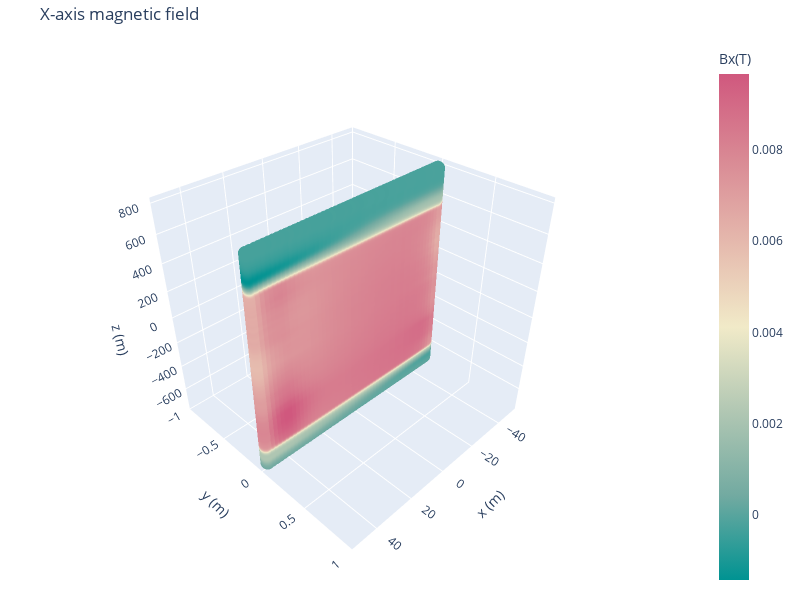
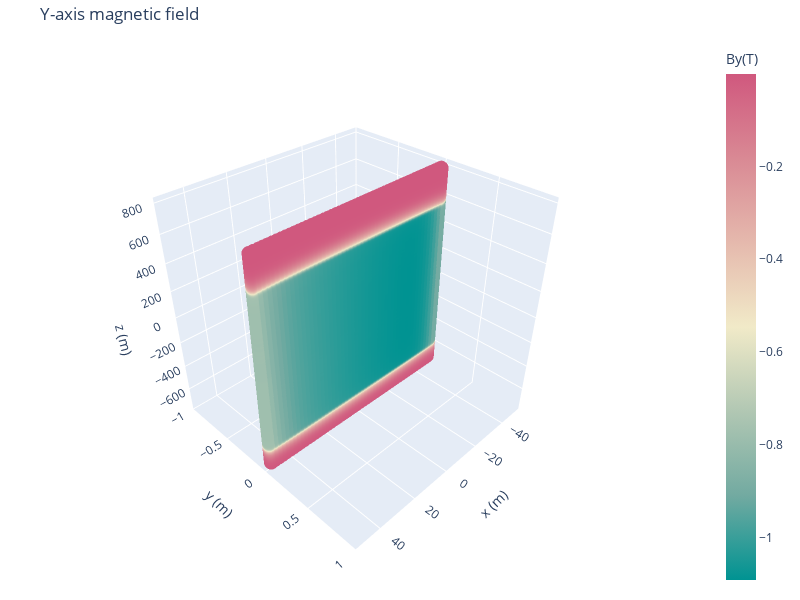
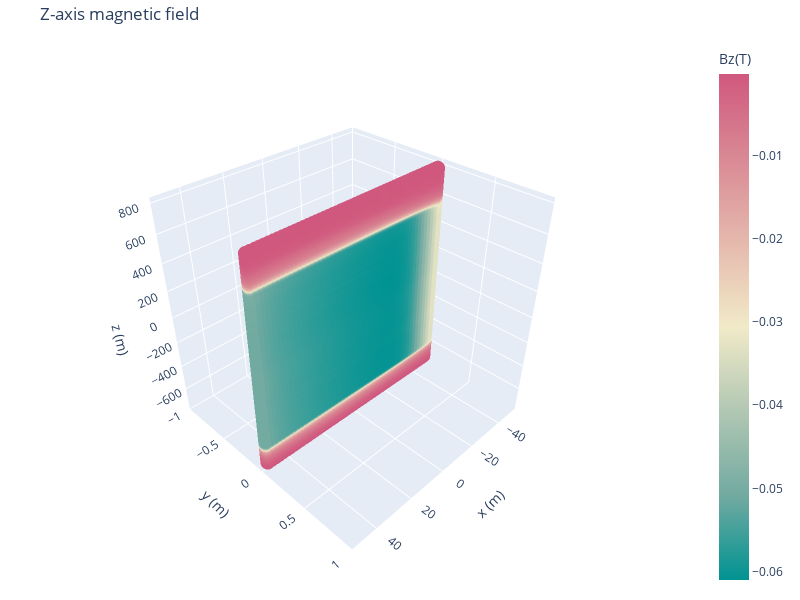
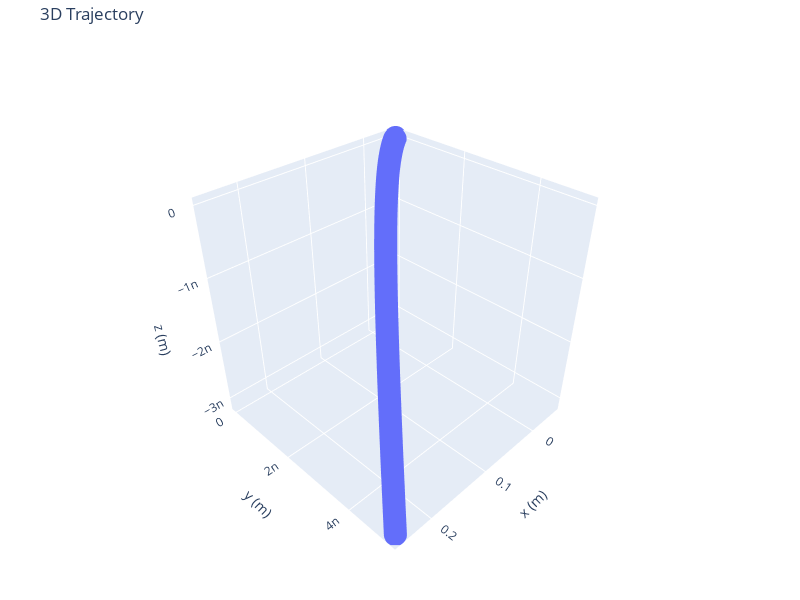

The notebook cell these images were saved under, in order:
### Code cell
main_func(m, q, x0, y0, z0, b_field, e_field, Ec0, v_direction, step, total_t, output_file, txt_name, file_name, magnet_name, magnet_type, magnet_length, current_main)

### Figure 1 — Plotly figure (JSON) as saved in the notebook; plotly's stock layout.template omitted (floating-point values rounded to 4 significant figures; data arrays with more than 128 entries replaced by an {"elided": "..."} marker saying what was removed)
{"data": [{"marker": {"color": {"elided": "39015 float values"}, "colorbar": {"title": {"text": "Bx(T)"}}, "colorscale": [[0, "rgb(0, 147, 146)"], [0.1667, "rgb(114, 170, 161)"], [0.3333, "rgb(177, 199, 179)"], [0.5, "rgb(241, 234, 200)"], [0.6667, "rgb(229, 185, 173)"], [0.8333, "rgb(217, 137, 148)"], [1, "rgb(208, 88, 126)"]], "opacity": 0.8, "size": 5}, "mode": "markers", "type": "scatter3d", "x": {"elided": "39015 int values"}, "y": {"elided": "39015 float values"}, "z": {"elided": "39015 float values"}}], "layout": {"height": 600, "margin": {"b": 10, "l": 10, "r": 20, "t": 40}, "scene": {"camera": {"eye": {"x": 1.5, "y": 1.5, "z": 1.5}}, "xaxis": {"title": {"text": "x (m)"}}, "yaxis": {"title": {"text": "y (m)"}}, "zaxis": {"title": {"text": "z (m)"}}}, "title": {"text": "X-axis magnetic field"}, "width": 800}}

### Figure 2 — Plotly figure (JSON) as saved in the notebook; plotly's stock layout.template omitted (floating-point values rounded to 4 significant figures; data arrays with more than 128 entries replaced by an {"elided": "..."} marker saying what was removed)
{"data": [{"marker": {"color": {"elided": "39015 float values"}, "colorbar": {"title": {"text": "By(T)"}}, "colorscale": [[0, "rgb(0, 147, 146)"], [0.1667, "rgb(114, 170, 161)"], [0.3333, "rgb(177, 199, 179)"], [0.5, "rgb(241, 234, 200)"], [0.6667, "rgb(229, 185, 173)"], [0.8333, "rgb(217, 137, 148)"], [1, "rgb(208, 88, 126)"]], "opacity": 0.8, "size": 5}, "mode": "markers", "type": "scatter3d", "x": {"elided": "39015 int values"}, "y": {"elided": "39015 float values"}, "z": {"elided": "39015 float values"}}], "layout": {"height": 600, "margin": {"b": 10, "l": 10, "r": 20, "t": 40}, "scene": {"camera": {"eye": {"x": 1.5, "y": 1.5, "z": 1.5}}, "xaxis": {"title": {"text": "x (m)"}}, "yaxis": {"title": {"text": "y (m)"}}, "zaxis": {"title": {"text": "z (m)"}}}, "title": {"text": "Y-axis magnetic field"}, "width": 800}}

### Figure 3 — Plotly figure (JSON) as saved in the notebook; plotly's stock layout.template omitted (floating-point values rounded to 4 significant figures; data arrays with more than 128 entries replaced by an {"elided": "..."} marker saying what was removed)
{"data": [{"marker": {"color": {"elided": "39015 float values"}, "colorbar": {"title": {"text": "Bz(T)"}}, "colorscale": [[0, "rgb(0, 147, 146)"], [0.1667, "rgb(114, 170, 161)"], [0.3333, "rgb(177, 199, 179)"], [0.5, "rgb(241, 234, 200)"], [0.6667, "rgb(229, 185, 173)"], [0.8333, "rgb(217, 137, 148)"], [1, "rgb(208, 88, 126)"]], "opacity": 0.8, "size": 5}, "mode": "markers", "type": "scatter3d", "x": {"elided": "39015 int values"}, "y": {"elided": "39015 float values"}, "z": {"elided": "39015 float values"}}], "layout": {"height": 600, "margin": {"b": 10, "l": 10, "r": 20, "t": 40}, "scene": {"camera": {"eye": {"x": 1.5, "y": 1.5, "z": 1.5}}, "xaxis": {"title": {"text": "x (m)"}}, "yaxis": {"title": {"text": "y (m)"}}, "zaxis": {"title": {"text": "z (m)"}}}, "title": {"text": "Z-axis magnetic field"}, "width": 800}}

### Figure 4 — Plotly figure (JSON) as saved in the notebook; plotly's stock layout.template omitted (floating-point values rounded to 4 significant figures; data arrays with more than 128 entries replaced by an {"elided": "..."} marker saying what was removed)
{"data": [{"mode": "markers", "type": "scatter3d", "x": {"elided": "692 float values"}, "y": {"elided": "692 float values"}, "z": {"elided": "692 float values"}}], "layout": {"height": 600, "margin": {"b": 10, "l": 10, "r": 20, "t": 40}, "scene": {"camera": {"eye": {"x": 1.5, "y": 1.5, "z": 1.5}}, "xaxis": {"title": {"text": "x (m)"}}, "yaxis": {"title": {"text": "y (m)"}}, "zaxis": {"title": {"text": "z (m)"}}}, "title": {"text": "3D Trajectory"}, "width": 800}}
